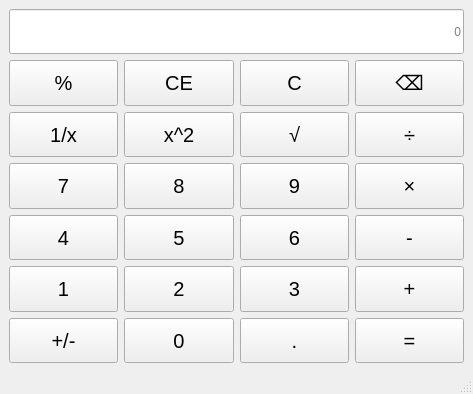
<?xml version="1.0" encoding="UTF-8"?>
<ui version="4.0">
 <class>MainWindow</class>
 <widget class="QMainWindow" name="MainWindow">
  <property name="geometry">
   <rect>
    <x>0</x>
    <y>0</y>
    <width>473</width>
    <height>394</height>
   </rect>
  </property>
  <property name="windowTitle">
   <string>计算器 2022414040212 郭晓纯</string>
  </property>
  <property name="windowIcon">
   <iconset theme="accessories-calculator"/>
  </property>
  <property name="styleSheet">
   <string notr="true">QPushButton{
font-size:15pt;
color:black;
}
QPushButton:hover{
	background-color:rgba(240,248,255,1)
}</string>
  </property>
  <widget class="QWidget" name="centralwidget">
   <layout class="QVBoxLayout" name="verticalLayout_2">
    <item>
     <layout class="QVBoxLayout" name="verticalLayout">
      <item>
       <widget class="QLineEdit" name="display">
        <property name="sizePolicy">
         <sizepolicy hsizetype="Expanding" vsizetype="Preferred">
          <horstretch>0</horstretch>
          <verstretch>0</verstretch>
         </sizepolicy>
        </property>
        <property name="alignment">
         <set>Qt::AlignmentFlag::AlignRight|Qt::AlignmentFlag::AlignTrailing|Qt::AlignmentFlag::AlignVCenter</set>
        </property>
        <property name="placeholderText">
         <string>0</string>
        </property>
       </widget>
      </item>
      <item>
       <layout class="QHBoxLayout" name="horizontalLayout">
        <item>
         <widget class="QPushButton" name="btnPercentage">
          <property name="sizePolicy">
           <sizepolicy hsizetype="Minimum" vsizetype="Preferred">
            <horstretch>0</horstretch>
            <verstretch>0</verstretch>
           </sizepolicy>
          </property>
          <property name="text">
           <string>%</string>
          </property>
         </widget>
        </item>
        <item>
         <widget class="QPushButton" name="btnClear">
          <property name="sizePolicy">
           <sizepolicy hsizetype="Minimum" vsizetype="Preferred">
            <horstretch>0</horstretch>
            <verstretch>0</verstretch>
           </sizepolicy>
          </property>
          <property name="text">
           <string>CE</string>
          </property>
         </widget>
        </item>
        <item>
         <widget class="QPushButton" name="btnClearAll">
          <property name="sizePolicy">
           <sizepolicy hsizetype="Minimum" vsizetype="Preferred">
            <horstretch>0</horstretch>
            <verstretch>0</verstretch>
           </sizepolicy>
          </property>
          <property name="text">
           <string>C</string>
          </property>
         </widget>
        </item>
        <item>
         <widget class="QPushButton" name="btnDel">
          <property name="sizePolicy">
           <sizepolicy hsizetype="Minimum" vsizetype="Preferred">
            <horstretch>0</horstretch>
            <verstretch>0</verstretch>
           </sizepolicy>
          </property>
          <property name="text">
           <string>⌫</string>
          </property>
         </widget>
        </item>
       </layout>
      </item>
      <item>
       <layout class="QHBoxLayout" name="horizontalLayout_2">
        <item>
         <widget class="QPushButton" name="btnInverse">
          <property name="sizePolicy">
           <sizepolicy hsizetype="Minimum" vsizetype="Preferred">
            <horstretch>0</horstretch>
            <verstretch>0</verstretch>
           </sizepolicy>
          </property>
          <property name="text">
           <string>1/x</string>
          </property>
         </widget>
        </item>
        <item>
         <widget class="QPushButton" name="btnSquare">
          <property name="sizePolicy">
           <sizepolicy hsizetype="Minimum" vsizetype="Preferred">
            <horstretch>0</horstretch>
            <verstretch>0</verstretch>
           </sizepolicy>
          </property>
          <property name="text">
           <string>x^2</string>
          </property>
         </widget>
        </item>
        <item>
         <widget class="QPushButton" name="btnSqrt">
          <property name="sizePolicy">
           <sizepolicy hsizetype="Minimum" vsizetype="Preferred">
            <horstretch>0</horstretch>
            <verstretch>0</verstretch>
           </sizepolicy>
          </property>
          <property name="text">
           <string>√</string>
          </property>
         </widget>
        </item>
        <item>
         <widget class="QPushButton" name="btnDivide">
          <property name="sizePolicy">
           <sizepolicy hsizetype="Minimum" vsizetype="Preferred">
            <horstretch>0</horstretch>
            <verstretch>0</verstretch>
           </sizepolicy>
          </property>
          <property name="text">
           <string>÷</string>
          </property>
         </widget>
        </item>
       </layout>
      </item>
      <item>
       <layout class="QHBoxLayout" name="horizontalLayout_3">
        <item>
         <widget class="QPushButton" name="btnNum7">
          <property name="sizePolicy">
           <sizepolicy hsizetype="Minimum" vsizetype="Preferred">
            <horstretch>0</horstretch>
            <verstretch>0</verstretch>
           </sizepolicy>
          </property>
          <property name="styleSheet">
           <string notr="true">font: 14pt &quot;Microsoft New Tai Lue&quot;;</string>
          </property>
          <property name="text">
           <string>7</string>
          </property>
         </widget>
        </item>
        <item>
         <widget class="QPushButton" name="btnNum8">
          <property name="sizePolicy">
           <sizepolicy hsizetype="Minimum" vsizetype="Preferred">
            <horstretch>0</horstretch>
            <verstretch>0</verstretch>
           </sizepolicy>
          </property>
          <property name="text">
           <string>8</string>
          </property>
         </widget>
        </item>
        <item>
         <widget class="QPushButton" name="btnNum9">
          <property name="sizePolicy">
           <sizepolicy hsizetype="Minimum" vsizetype="Preferred">
            <horstretch>0</horstretch>
            <verstretch>0</verstretch>
           </sizepolicy>
          </property>
          <property name="text">
           <string>9</string>
          </property>
         </widget>
        </item>
        <item>
         <widget class="QPushButton" name="btnMultiple">
          <property name="sizePolicy">
           <sizepolicy hsizetype="Minimum" vsizetype="Preferred">
            <horstretch>0</horstretch>
            <verstretch>0</verstretch>
           </sizepolicy>
          </property>
          <property name="text">
           <string>×</string>
          </property>
         </widget>
        </item>
       </layout>
      </item>
      <item>
       <layout class="QHBoxLayout" name="horizontalLayout_4">
        <item>
         <widget class="QPushButton" name="btnNum4">
          <property name="sizePolicy">
           <sizepolicy hsizetype="Minimum" vsizetype="Preferred">
            <horstretch>0</horstretch>
            <verstretch>0</verstretch>
           </sizepolicy>
          </property>
          <property name="text">
           <string>4</string>
          </property>
         </widget>
        </item>
        <item>
         <widget class="QPushButton" name="btnNum5">
          <property name="sizePolicy">
           <sizepolicy hsizetype="Minimum" vsizetype="Preferred">
            <horstretch>0</horstretch>
            <verstretch>0</verstretch>
           </sizepolicy>
          </property>
          <property name="text">
           <string>5</string>
          </property>
         </widget>
        </item>
        <item>
         <widget class="QPushButton" name="btnNum6">
          <property name="sizePolicy">
           <sizepolicy hsizetype="Minimum" vsizetype="Preferred">
            <horstretch>0</horstretch>
            <verstretch>0</verstretch>
           </sizepolicy>
          </property>
          <property name="text">
           <string>6</string>
          </property>
         </widget>
        </item>
        <item>
         <widget class="QPushButton" name="btnMinus">
          <property name="sizePolicy">
           <sizepolicy hsizetype="Minimum" vsizetype="Preferred">
            <horstretch>0</horstretch>
            <verstretch>0</verstretch>
           </sizepolicy>
          </property>
          <property name="text">
           <string>-</string>
          </property>
         </widget>
        </item>
       </layout>
      </item>
      <item>
       <layout class="QHBoxLayout" name="horizontalLayout_5">
        <item>
         <widget class="QPushButton" name="btnNum1">
          <property name="sizePolicy">
           <sizepolicy hsizetype="Minimum" vsizetype="Preferred">
            <horstretch>0</horstretch>
            <verstretch>0</verstretch>
           </sizepolicy>
          </property>
          <property name="text">
           <string>1</string>
          </property>
         </widget>
        </item>
        <item>
         <widget class="QPushButton" name="btnNum2">
          <property name="sizePolicy">
           <sizepolicy hsizetype="Minimum" vsizetype="Preferred">
            <horstretch>0</horstretch>
            <verstretch>0</verstretch>
           </sizepolicy>
          </property>
          <property name="text">
           <string>2</string>
          </property>
         </widget>
        </item>
        <item>
         <widget class="QPushButton" name="btnNum3">
          <property name="sizePolicy">
           <sizepolicy hsizetype="Minimum" vsizetype="Preferred">
            <horstretch>0</horstretch>
            <verstretch>0</verstretch>
           </sizepolicy>
          </property>
          <property name="text">
           <string>3</string>
          </property>
         </widget>
        </item>
        <item>
         <widget class="QPushButton" name="btnPlus">
          <property name="sizePolicy">
           <sizepolicy hsizetype="Minimum" vsizetype="Preferred">
            <horstretch>0</horstretch>
            <verstretch>0</verstretch>
           </sizepolicy>
          </property>
          <property name="text">
           <string>+</string>
          </property>
         </widget>
        </item>
       </layout>
      </item>
      <item>
       <layout class="QHBoxLayout" name="horizontalLayout_6">
        <item>
         <widget class="QPushButton" name="pushButton_21">
          <property name="sizePolicy">
           <sizepolicy hsizetype="Minimum" vsizetype="Preferred">
            <horstretch>0</horstretch>
            <verstretch>0</verstretch>
           </sizepolicy>
          </property>
          <property name="text">
           <string>+/-</string>
          </property>
         </widget>
        </item>
        <item>
         <widget class="QPushButton" name="btnNum0">
          <property name="sizePolicy">
           <sizepolicy hsizetype="Minimum" vsizetype="Preferred">
            <horstretch>0</horstretch>
            <verstretch>0</verstretch>
           </sizepolicy>
          </property>
          <property name="text">
           <string>0</string>
          </property>
         </widget>
        </item>
        <item>
         <widget class="QPushButton" name="btnPoint">
          <property name="sizePolicy">
           <sizepolicy hsizetype="Minimum" vsizetype="Preferred">
            <horstretch>0</horstretch>
            <verstretch>0</verstretch>
           </sizepolicy>
          </property>
          <property name="text">
           <string>.</string>
          </property>
         </widget>
        </item>
        <item>
         <widget class="QPushButton" name="btnEqual">
          <property name="sizePolicy">
           <sizepolicy hsizetype="Minimum" vsizetype="Preferred">
            <horstretch>0</horstretch>
            <verstretch>0</verstretch>
           </sizepolicy>
          </property>
          <property name="text">
           <string>=</string>
          </property>
         </widget>
        </item>
       </layout>
      </item>
     </layout>
    </item>
   </layout>
  </widget>
  <widget class="QMenuBar" name="menubar">
   <property name="geometry">
    <rect>
     <x>0</x>
     <y>0</y>
     <width>473</width>
     <height>25</height>
    </rect>
   </property>
  </widget>
  <widget class="QStatusBar" name="statusbar"/>
 </widget>
 <resources/>
 <connections/>
</ui>
